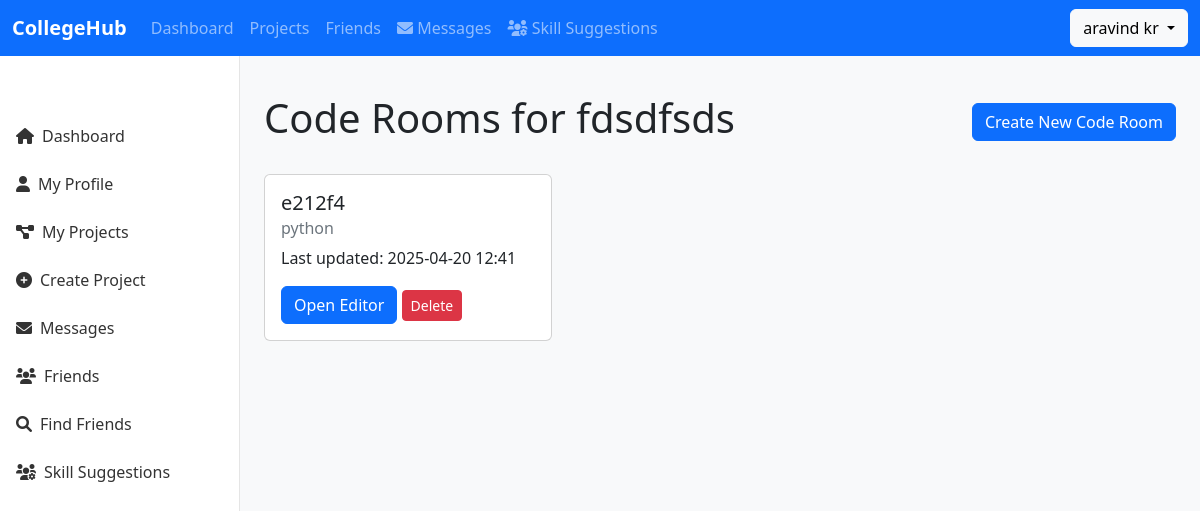
/project/8/code (signed in), run on the app's committed database.
### app.py (models this page shows, shortened)
class User(UserMixin, db.Model):
    id = db.Column(db.Integer, primary_key=True)
    first_name = db.Column(db.String(150), nullable=False)
    last_name = db.Column(db.String(150), nullable=False)
    email = db.Column(db.String(120), unique=True, nullable=False)
    password = db.Column(db.String(255), nullable=False)
    profile_picture = db.Column(db.String(255))
    bio = db.Column(db.String(500))
    college = db.Column(db.String(200))
    github = db.Column(db.String(255))
    linkedin = db.Column(db.String(255))
    profile_visibility = db.Column(db.String(20), default='public')
    friend_request_setting = db.Column(db.String(20), default='everyone')
    owned_projects = db.relationship('Project', back_populates='owner')
    joined_projects = db.relationship('Project',
                                     secondary='project_members',
                                     primaryjoin="User.id == ProjectMember.user_id",
                                     secondaryjoin="ProjectMember.project_id == Project.id",
                                     viewonly=True)
    skills = db.Column(db.Text)

class Project(db.Model):
    id = db.Column(db.Integer, primary_key=True)
    title = db.Column(db.String(120), nullable=False)
    description = db.Column(db.Text, nullable=False)
    github_url = db.Column(db.String(255))
    demo_url = db.Column(db.String(255))
    documentation_url = db.Column(db.String(255))  # Added for documentation link
    created_at = db.Column(db.DateTime, default=datetime.utcnow)
    updated_at = db.Column(db.DateTime, default=datetime.utcnow, onupdate=datetime.utcnow)
    owner_id = db.Column(db.Integer, db.ForeignKey('user.id'), nullable=False)
    visibility = db.Column(db.String(20), default='public')
    likes = db.Column(db.Integer, default=0)
    owner = db.relationship('User', foreign_keys=[owner_id], back_populates='owned_projects')
    team_members = db.relationship('ProjectMember', back_populates='project', cascade="all, delete-orphan")
    tags = db.relationship('Tag', secondary='project_tags', back_populates='projects')
    activities = db.relationship('ProjectActivity', back_populates='project', cascade="all, delete-orphan",
                                order_by="desc(ProjectActivity.timestamp)")
    code_rooms = db.relationship('CodeRoom', back_populates='project', cascade="all, delete-orphan")

class CodeRoom(db.Model):
    id = db.Column(db.String(6), primary_key=True)
    content = db.Column(db.Text)
    project_id = db.Column(db.Integer, db.ForeignKey('project.id'), nullable=False)
    language = db.Column(db.String(50), default='python')
    created_at = db.Column(db.DateTime, default=datetime.utcnow)
    updated_at = db.Column(db.DateTime, default=datetime.utcnow, onupdate=datetime.utcnow)
    project = db.relationship('Project', back_populates='code_rooms')

### app.py (the view)
@app.route('/project/<int:project_id>/code')
@login_required
def project_code_rooms(project_id):
    project = Project.query.get_or_404(project_id)
    if project.owner_id != current_user.id and current_user not in project.team_members:
        flash('You do not have access to this project.', 'danger')
        return redirect(url_for('home'))
    code_rooms = CodeRoom.query.filter_by(project_id=project_id).all()
    return render_template('project/project_code_rooms.html', project=project, code_rooms=code_rooms)

### app.py (called while the page is built)
@login_manager.user_loader
def load_user(user_id):
    user = db.session.get(User, user_id)
    return user

### templates/project/project_code_rooms.html (shortened to what this page needs)
{% extends "base.html" %}
{% block content %}
<div class="container mt-4">
    <div class="d-flex justify-content-between align-items-center mb-4">
        <h1>Code Rooms for {{ project.title }}</h1>
        <a href="{{ url_for('create_code_room', project_id=project.id) }}" class="btn btn-primary">
            Create New Code Room
        </a>
    </div>
    <div class="row">
        {% if code_rooms %}
            {% for room in code_rooms %}
                <div class="col-md-4 mb-4">
                    <div class="card">
                        <div class="card-body">
                            <h5 class="card-title">{{ room.id }}</h5>
                            <h6 class="card-subtitle mb-2 text-muted">{{ room.language }}</h6>
                            <p class="card-text">
                                Last updated: {{ room.updated_at.strftime('%Y-%m-%d %H:%M') }}
                            </p>
                            <a href="{{ url_for('code_room', room_id=room.id) }}" class="btn btn-primary">
                                Open Editor
                            </a>
                            {% if project.owner_id == current_user.id %}
        <button class="btn btn-danger btn-sm"
                data-bs-toggle="modal"
                data-bs-target="#deleteModal{{ room.id }}">
            Delete
        </button>
        {% endif %}
                        </div>
                    </div>
                </div>
            {% endfor %}
        {% else %}
            <div class="col-12">
                <div class="alert alert-info">
                    No code rooms created yet. Create one to start collaborating!
                </div>
            </div>
        {% endif %}
    </div>
</div>
{% endblock %}

### templates/base.html (shortened to what this page needs)
<!DOCTYPE html>
<html lang="en">
<head>
    <link href="https://cdn.jsdelivr.net/npm/bootstrap@5.2.3/dist/css/bootstrap.min.css" rel="stylesheet">
    <link rel="stylesheet" href="https://cdnjs.cloudflare.com/ajax/libs/font-awesome/6.0.0/css/all.min.css">
</head>
<body>
    <nav class="navbar navbar-expand-lg navbar-dark bg-primary fixed-top">
        <div class="container-fluid">
            <a class="navbar-brand" href="{{ url_for('dashboard') }}">CollegeHub</a>
            <div class="collapse navbar-collapse" id="navbarSupportedContent">
                <ul class="navbar-nav me-auto mb-2 mb-lg-0">
                    <li class="nav-item">
                        <a class="nav-link" href="{{ url_for('dashboard') }}">Dashboard</a>
                    </li>
                    <li class="nav-item">
                        <a class="nav-link" href="{{ url_for('my_projects') }}">Projects</a>
                    </li>
                    <li class="nav-item">
                        <a class="nav-link" href="{{ url_for('friends') }}">Friends</a>
                    </li>
                    <li class="nav-item">
                        <a class="nav-link position-relative" href="{{ url_for('messages') }}">
                            <i class="fas fa-envelope"></i> Messages
                        </a>
                    </li>
                    <li class="nav-item">
                        <a class="nav-link" href="{{ url_for('skill_suggestions') }}">
                            <i class="fas fa-users-cog"></i> Skill Suggestions
                        </a>
                    </li>
                </ul>
                <div class="d-flex">
                    <div class="dropdown">
                        <button class="btn btn-light dropdown-toggle" type="button" id="dropdownMenuButton" data-bs-toggle="dropdown" aria-expanded="false">
                            {{ current_user.first_name }} {{ current_user.last_name }}
                        </button>
                    </div>
                </div>
            </div>
        </div>
    </nav>
    <div class="sidebar d-none d-md-block">
        <div class="sidebar-sticky">
            <ul class="nav flex-column">
                <li class="nav-item">
                    <a class="nav-link" href="{{ url_for('dashboard') }}">
                        <i class="fas fa-home me-2"></i>Dashboard
                    </a>
                </li>
                <li class="nav-item">
                    <a class="nav-link" href="{{ url_for('profile') }}">
                        <i class="fas fa-user me-2"></i>My Profile
                    </a>
                </li>
                <li class="nav-item">
                    <a class="nav-link" href="{{ url_for('my_projects') }}">
                        <i class="fas fa-project-diagram me-2"></i>My Projects
                    </a>
                </li>
                <li class="nav-item">
                    <a class="nav-link" href="{{ url_for('create_project') }}">
                        <i class="fas fa-plus-circle me-2"></i>Create Project
                    </a>
                </li>
                <li class="nav-item">
                    <a class="nav-link position-relative" href="{{ url_for('messages') }}">
                        <i class="fas fa-envelope me-2"></i>Messages
                    </a>
                </li>
                <li class="nav-item">
                    <a class="nav-link" href="{{ url_for('friends') }}">
                        <i class="fas fa-users me-2"></i>Friends
                    </a>
                </li>
                <li class="nav-item">
                    <a class="nav-link" href="{{ url_for('search_friends') }}">
                        <i class="fas fa-search me-2"></i>Find Friends
                    </a>
                </li>
                <li class="nav-item">
                    <a class="nav-link" href="{{ url_for('skill_suggestions') }}">
                        <i class="fas fa-users-cog me-2"></i>Skill Suggestions
                    </a>
                </li>
            </ul>
        </div>
    </div>
    <main role="main">
        <div class="container-fluid">
            {% block content %}{% endblock %}
        </div>
    </main>
</body>
</html>

### templates/base.html (style rules this page uses)
body { background-color: #f8f9fa; }
.navbar-brand { font-weight: bold; }
.nav-link { font-weight: 500; }
.sidebar { position: fixed; top: 56px; bottom: 0; left: 0; z-index: 100; padding: 48px 0 0; box-shadow: inset -1px 0 0 rgba(0, 0, 0, .1); background-color: #fff; }
.sidebar-sticky { position: relative; top: 0; height: calc(100vh - 48px); padding-top: .5rem; overflow-x: hidden; overflow-y: auto; }
.sidebar .nav-link { font-weight: 500; color: #333; padding: .75rem 1rem; }
main { padding-top: 70px; }
@media (min-width: 768px) { main { padding-left: 240px; } }
@media (min-width: 768px) { .sidebar { width: 240px; } }

### data on the page
User: first_name "aravind", last_name "kr"
Project: title "fdsdfsds"
CodeRoom: id "e212f4", language "python", updated_at "2025-04-20 12:41"
